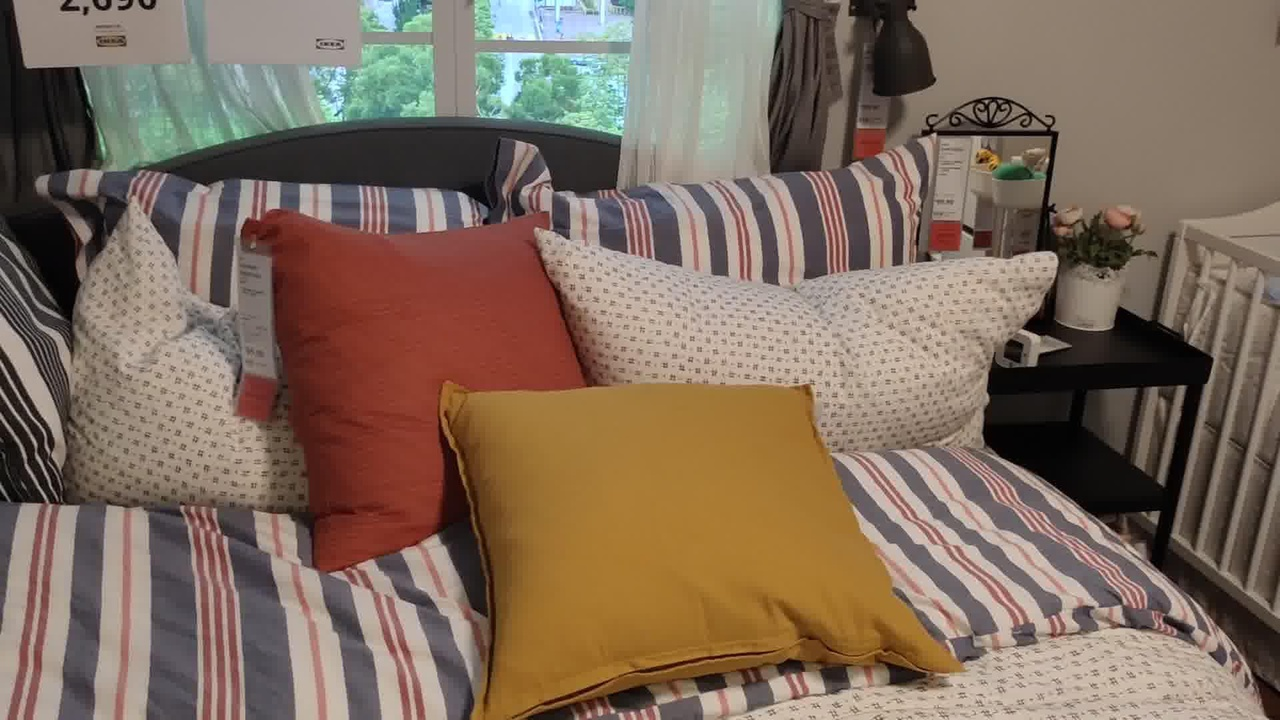
#> input picture RAFT/JPEGImages/0010.jpg, 1280 x 720 px, found by its file name
$ python data_sam_mask.py   (older library calls are emulated)
#> lines starting #> are read from the running program, lines starting #| are printed output that depends on the picture; after the words box and inside, x2 and y2 are one past the last pixel; in counts of white or black regions, pixels touching at a corner belong together
import cv2
import numpy as np
import matplotlib.pyplot as plt
from PIL import Image

def detect_sobel_edges(image_path):
    # Read the image

    image = cv2.imread(image_path, cv2.IMREAD_GRAYSCALE)

    # Apply Sobel edge detection
    sobel_x = cv2.Sobel(image, cv2.CV_64F, 1, 0, ksize=3)  # Detect edges in X direction
    sobel_y = cv2.Sobel(image, cv2.CV_64F, 0, 1, ksize=3)  # Detect edges in Y direction

    # Compute the magnitude of gradients
    magnitude = np.sqrt(sobel_x**2 + sobel_y**2)

    # Convert to 8-bit image (for display purposes)
    magnitude = cv2.normalize(magnitude, None, 0, 255, cv2.NORM_MINMAX).astype(np.uint8)

    return magnitude

import cv2
import numpy as np

def detect_sobel_edges_pil(image, threshold=30):

#> called with threshold = 30
    image_np = np.array(image)
    sobel_x = cv2.Sobel(image_np, cv2.CV_64F, 1, 0, ksize=3)
    sobel_y = cv2.Sobel(image_np, cv2.CV_64F, 0, 1, ksize=3)
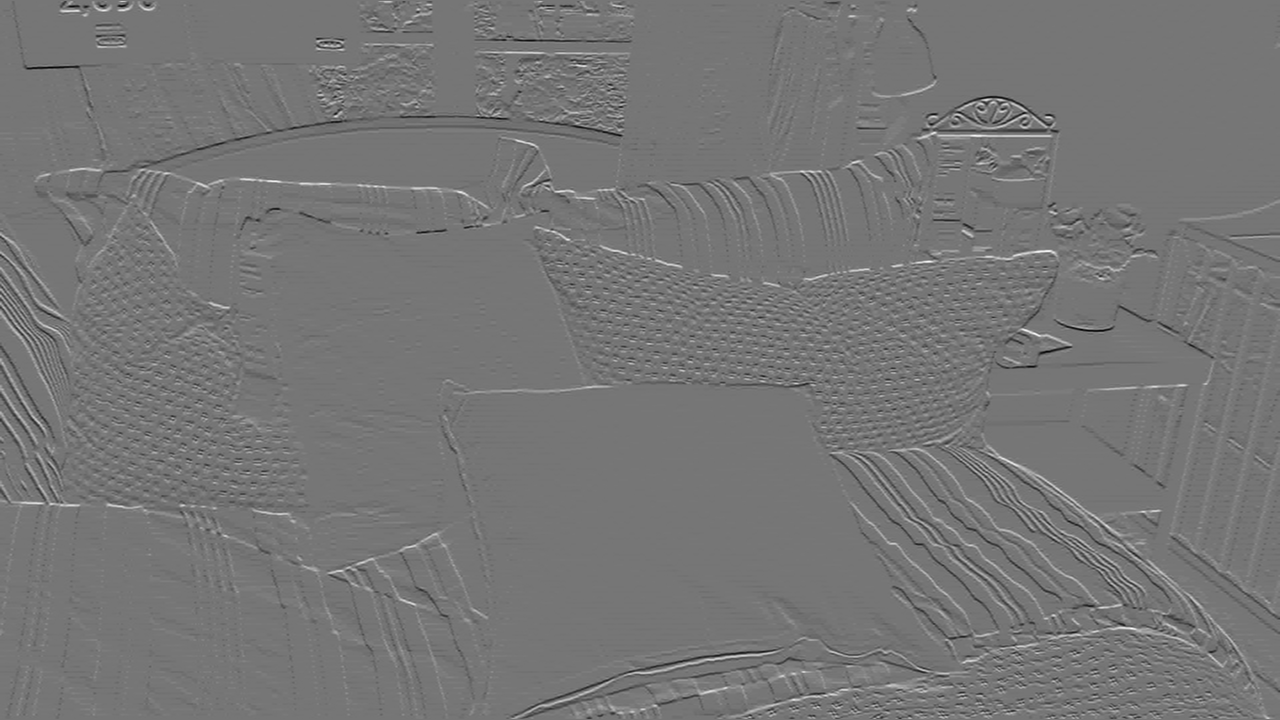
#> sobel_y: shape (720, 1280) float64; min -563, max 651, mean 0; drawn with min black and max white
    magnitude = np.sqrt(sobel_x**2 + sobel_y**2)
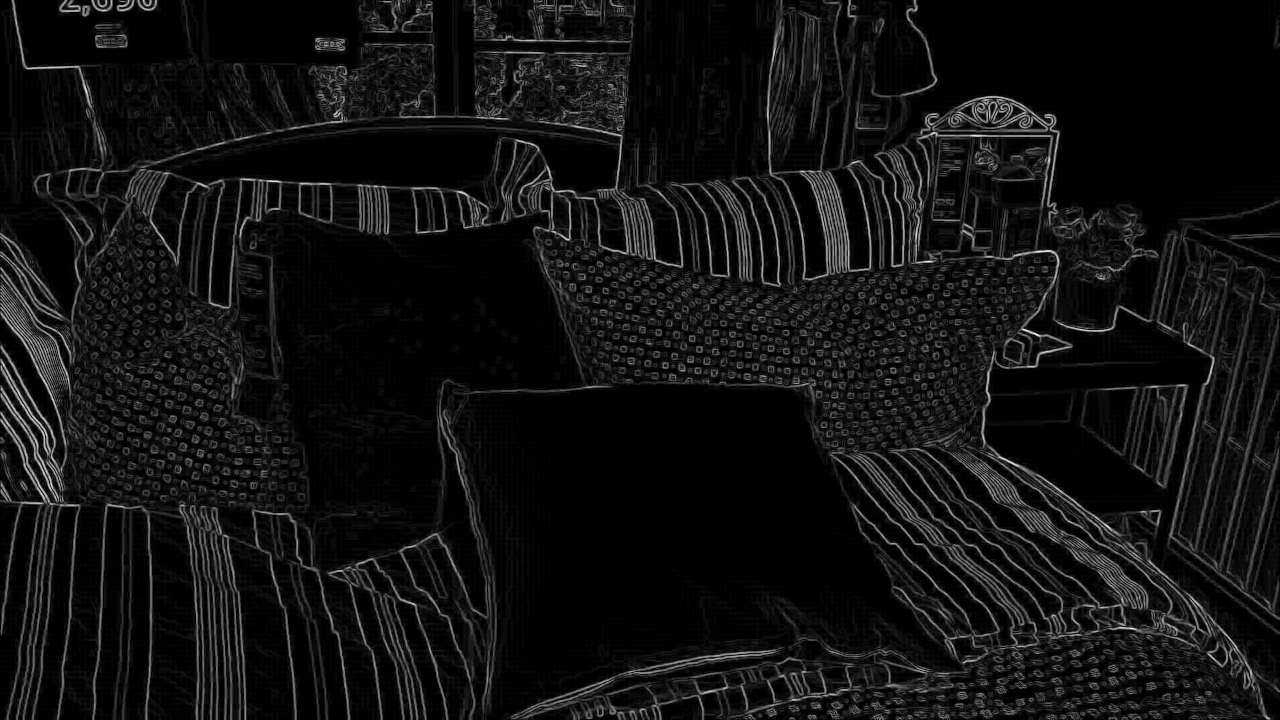
#> magnitude: shape (720, 1280) float64; min 0, max 658.5, mean 47.2; drawn with min black and max white
    magnitude = cv2.normalize(magnitude, None, 0, 255, cv2.NORM_MINMAX).astype(np.uint8)

    # Apply morphological dilation to increase the thickness of edges
    kernel = np.ones((3, 3), np.uint8)
    thick_edges = cv2.dilate(magnitude, kernel, iterations=5)
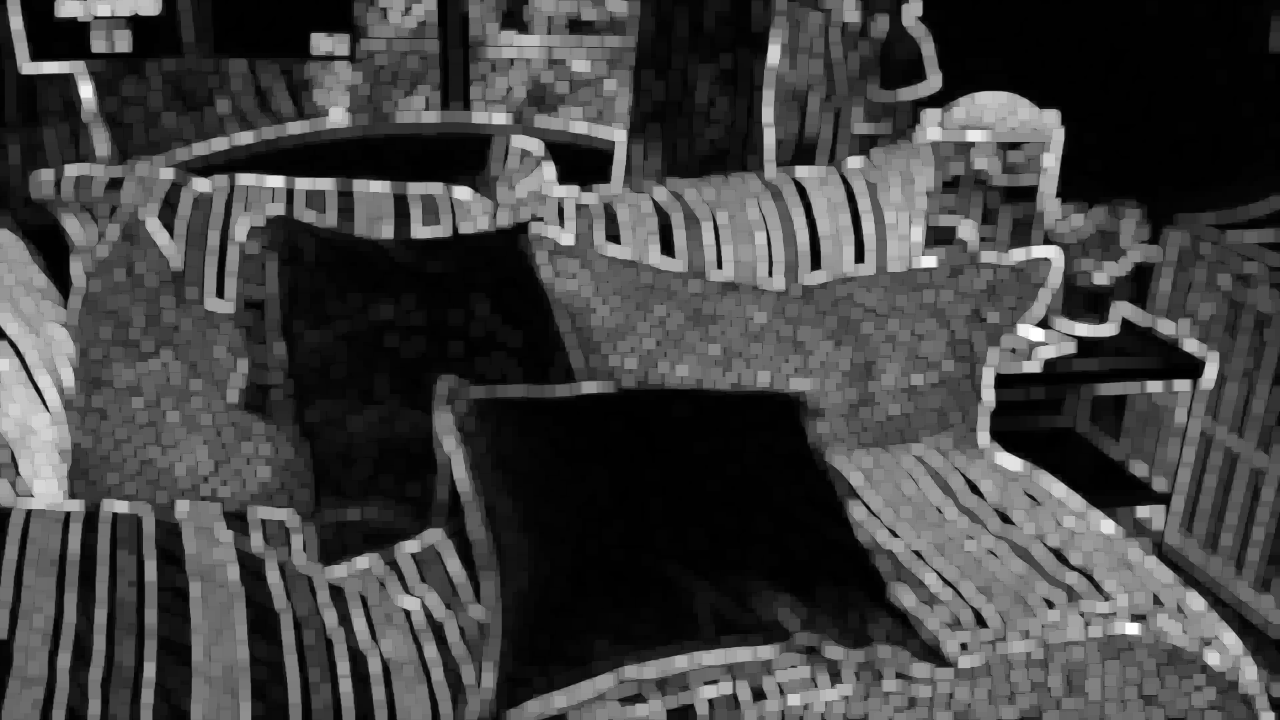
#> thick_edges: shape (720, 1280); min 0, max 255, mean 65.9

    # Binary thresholding
    _, binary_image = cv2.threshold(thick_edges, threshold, 255, cv2.THRESH_BINARY)
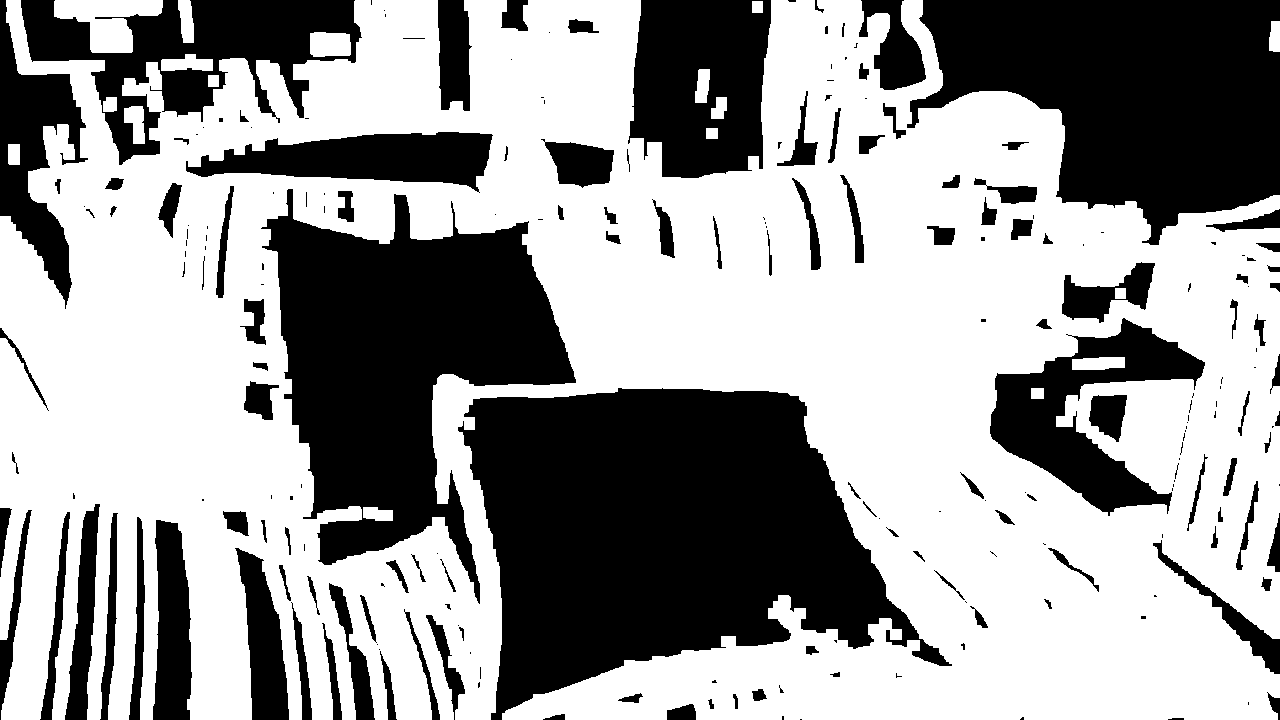
#> binary_image: shape (720, 1280); 61% white; 226 black regions (103 under 20 px), largest, box (x1, y1, x2, y2) and area: (458, 388, 952, 720) 96929, (261, 189, 576, 604) 63332, (907, 0, 1280, 245) 58584

    return Image.fromarray(binary_image)


# Use the function
image_path = 'semi_optic_features\\test\\055_5\\0010.jpg'
opticimage = Image.open(image_path).convert("L")
edges = detect_sobel_edges_pil(opticimage)

#edges = detect_sobel_edges(image_path)

# Display the result
plt.imshow(edges, cmap='gray')
plt.title('Sobel Edge Detection')
plt.show()
